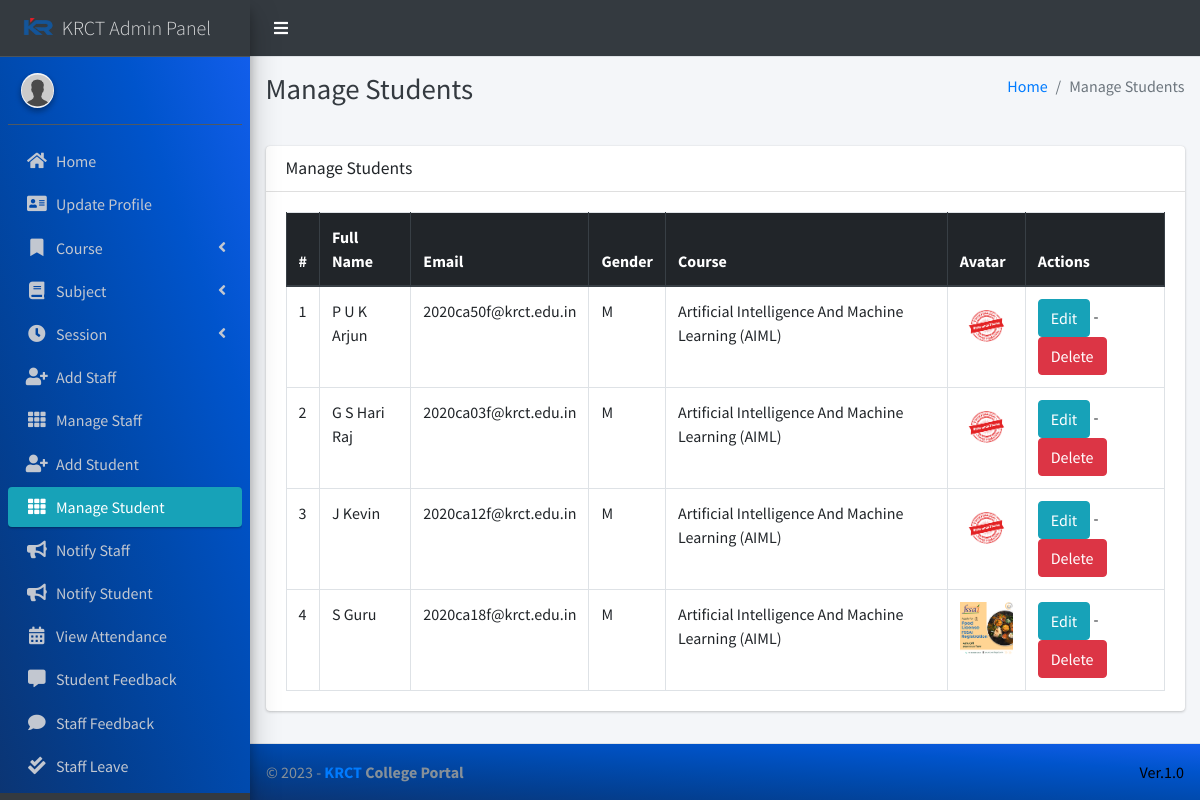
Page /student/manage/ (signed in) on the committed database.
### main_app/models.py (models this page shows, shortened)
class CustomUser(AbstractUser):
    USER_TYPE = ((1, "HOD"), (2, "Staff"), (3, "Student"))
    GENDER = [("M", "Male"), ("F", "Female")]
    username = None  # Removed username, using email instead
    email = models.EmailField(unique=True)
    user_type = models.CharField(default=1, choices=USER_TYPE, max_length=1)
    gender = models.CharField(max_length=1, choices=GENDER)
    profile_pic = models.ImageField()
    address = models.TextField()
    fcm_token = models.TextField(default="")  # For firebase notifications
    created_at = models.DateTimeField(auto_now_add=True)
    updated_at = models.DateTimeField(auto_now=True)
    USERNAME_FIELD = "email"
    REQUIRED_FIELDS = []
    objects = CustomUserManager()
    def __str__(self):
        return self.first_name + " " + self.last_name

class Student(models.Model):
    admin = models.OneToOneField(CustomUser, on_delete=models.CASCADE)
    course = models.ForeignKey(
        Course, on_delete=models.SET_NULL, null=True, blank=False
    )
    session = models.ForeignKey(Session, on_delete=models.SET_NULL, null=True)

class Course(models.Model):
    name = models.CharField(max_length=120)
    created_at = models.DateTimeField(auto_now_add=True)
    updated_at = models.DateTimeField(auto_now=True)

### main_app/hod_views.py (the view)
# urls.py: path("student/manage/", hod_views.manage_student, name="manage_student"),
def manage_student(request):
    students = CustomUser.objects.filter(user_type=3)
    context = {"students": students, "page_title": "Manage Students"}
    return render(request, "hod_template/manage_student.html", context)

### main_app/templates/hod_template/manage_student.html
{% extends 'main_app/base.html' %}
{% load static %}
{% block page_title %}{{page_title}}{% endblock page_title %}
{% block content %}
<section class="content">
    <div class="container-fluid">
        <div class="row">
            <div class="col-md-12">
                <div class="card">
                    <div class="card-header">
                        <h3 class="card-title">{{page_title}}</h3>
                    </div>
                    <div class="card-body">
                        <table id="example2" class="table table-bordered table-hover">
                            <thead class="thead-dark">
                                <tr>
                                    <th>#</th>
                                    <th>Full Name</th>
                                    <th>Email</th>
                                    <th>Gender</th>
                                    <th>Course</th>
                                    <th>Avatar</th>
                                    <th>Actions</th>
                                </tr>
                            </thead>
                            <tbody>
                                {% for student in students %}
                                <tr>
                                    <td>{{ forloop.counter }}</td>
                                    <td>{{student.last_name}} {{student.first_name}}</td>
                                    <td>{{student.email}}</td>
                                    <td>{{student.gender}}</td>
                                    <td>{{student.student.course.name}}</td>
                                    <td>
                                        {% if student.profile_pic == ""  %}
                                        No Image
                                        {% else %}
                                        <img class="img img-fluid mb-2" height="56" width="56"
                                            src="{{student.profile_pic}}" alt="">
                                        {% endif %}
                                    </td>
                                    <td><a href="{% url 'edit_student' student.student.id %}" class="btn btn-info">Edit</a> -
                                        <a href="{% url 'delete_student' student.student.id %}" class="btn btn-danger" onclick="return confirm('Are you sure about this ?')">Delete</a>
                                    </td>
                                </tr>
                                {% endfor %}
                            </tbody>
                        </table>
                    </div>
                </div>
            </div>
        </div>
    </div>
</section>
{% endblock content %}

### rows in the picture
CustomUser: last_name "P U K", first_name "Arjun", email "2020ca50f@krct.edu.in", gender "M", student.course.name "Artificial Intelligence And Machine Learning (AIML)"
CustomUser: last_name "G S", first_name "Hari Raj", email "2020ca03f@krct.edu.in", gender "M", student.course.name "Artificial Intelligence And Machine Learning (AIML)"
CustomUser: last_name "J", first_name "Kevin", email "2020ca12f@krct.edu.in", gender "M", student.course.name "Artificial Intelligence And Machine Learning (AIML)"
CustomUser: last_name "S", first_name "Guru", email "2020ca18f@krct.edu.in", gender "M", student.course.name "Artificial Intelligence And Machine Learning (AIML)", shows a picture

### other values in the picture
{{ page_title }} "Manage Students"
